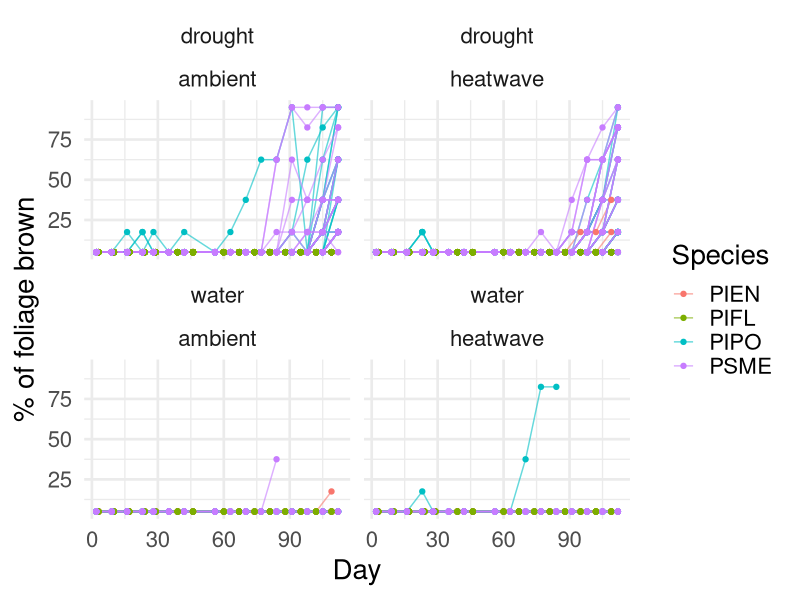

Generate this figure with R: (Note: this script raises an error after producing the figure.)
library(tidyverse)
# install.packages('survival')
library(survival)

start_exp <- yday(as.POSIXct("2025-07-21"))
fl <- read_csv("data/Experiment/Processed/Fluorescence.csv") %>% 
  mutate(date = date(date))
con <- read_csv("data/Experiment/Processed/Conductance.csv") %>% 
  mutate(date = date(date))
brown <- read_csv("data/Experiment/Processed/Ocular_Color.csv") %>% 
  mutate(date = date(date))


# ummm what is going on here bruh
ggplot(brown, aes(x = day, y = brown))+
  geom_line(aes(group = TreeID, color = spp), alpha = 0.6)+
  geom_point(aes(color = spp))+
  # geom_smooth(aes(group = spp))+
  theme_minimal(base_size = 20)+
  facet_wrap(~water+temp)+
  labs(x = "Day", y = "% of foliage brown", color = "Species")

# Time of death from fl:

fl_death <- (filter(fl, Fv_Fm_dark < 0.1)) %>% 
  group_by(spp, TreeID) %>%
  summarise(tod = min(day))

st_closure <- (filter(con, con < 90)) %>% 
  group_by(spp, TreeID) %>%
  summarise(tod = min(day))
  
fl_con <- inner_join(fl_death, st_closure, join_by(TreeID, spp)) %>% 
  group_by(spp, TreeID) %>% 
  transmute(fl_d = tod.x, con_d = tod.y) %>% 
  mutate(diff = fl_d - con_d) %>% 
  mutate(status = case_when(diff < 0 ~ "Closure after death", 
                            diff == 0 ~ "Closure at death",
                            diff > 0 ~ "Closure before death"))

ggplot(fl_con, aes(x = fl_d, y = con_d))+
  geom_point()+
  geom_abline(slope = 1, intercept = 0)

ggplot(fl_con, aes(x = status))+
  geom_histogram(stat = "count")

ggplot(fl_con, aes(y = spp, x = diff))+
  geom_boxplot(fill = "lightpink")+
  theme_minimal(base_size = 20)+
  labs(y = "Species", x = "Day of loss of photosynthesis - day of stomatal closure")

ggplot(fl_con, aes(x = diff))+
  geom_density(aes(fill = spp), alpha = 0.3)+
  theme_minimal(base_size = 20)+
  labs(y = "Species", x = "Day of loss of photosynthesis - day of stomatal closure")

TukeyHSD(aov(diff ~ spp, fl_con))

ggplot(fl_con, aes(x = diff))+
  geom_density()





# let's create a T/F or 1/0 dataframe for each date and tree if 
# its dead based on certain criteria

dead_trees <- (filter(fl, Fv_Fm_dark < 0.1)) %>% 
  group_by(TreeID) %>%
  unique() %>% 
  mutate(life = 1) %>% 
  select(TreeID, spp, date, life, temp, water)

alive_trees <- (filter(fl, Fv_Fm_dark >= 0.1)) %>% 
  group_by(TreeID) %>%
  unique() %>% 
  mutate(life = 0) %>% 
  select(TreeID, spp, date, life, temp, water)

tree_fl <- rbind(dead_trees, alive_trees) %>% 
  mutate(time = yday(date)-202)

ggplot(tree_fl, aes(x = time, y = life))+
  geom_point()+
  geom_smooth(aes(fill = spp))

library(ggfortify)
# from Allie's code:
km <- with(tree_fl, Surv(time, life))
km_fit <- survfit(Surv(time, life) ~ spp, data=filter(tree_fl, water == "drought"))
plot(km_fit)
autoplot(km_fit)+
  theme_minimal(base_size = 20)+
  labs(x = "Day", y = "% Survival")

km_fit1 <- survfit(Surv(time, life) ~ spp, data=filter(tree_fl, water == "water" & temp == "ambient"))
plot(km_fit1)
autoplot(km_fit1)+
  theme_minimal(base_size = 20)+
  labs(x = "Day", y = "% Survival")+
  ylim(c(0, 1))

km_hw <- survfit(Surv(time, life) ~ spp, data=filter(tree_fl, water == "drought" & temp == "heatwave"))
plot(km_hw)
autoplot(km_hw)+
  theme_minimal(base_size = 20)+
  labs(x = "Day", y = "% Survival")
